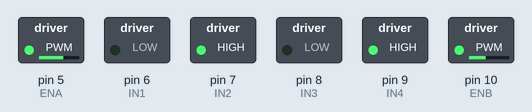
Simulated run of this sketch. Board: Arduino Uno, built with avr-gcc and run on an emulated ATmega328P. On the bench: switched loads named in the sketch (green lamp = pin HIGH).

Above: at 0.05 s.
At 0.95 s:
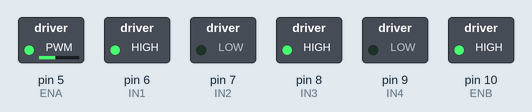
At 1.45 s:
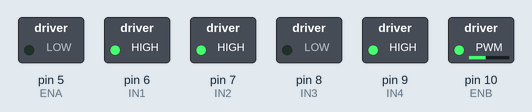
At 1.95 s:
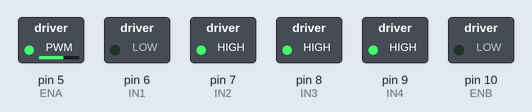
Timing chart, 0 to 4.6 s (numbered marks = the images above):
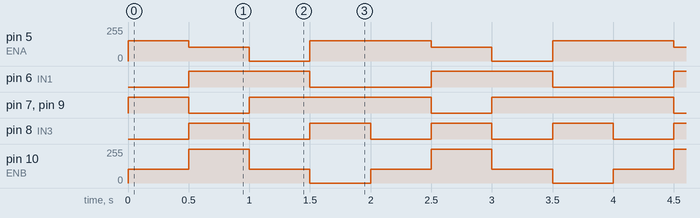

Measured:
- by itself, pin 5 (ENA): repeats every 2.0 s: 103/255 0.50 s, 0/255 0.50 s, 153/255 1.0 s
- by itself, pin 6 (IN1): alternates HIGH for 1.0 s and LOW for 1.0 s
- by itself, pin 7 (IN2), pin 9 (IN4): repeats every 2.0 s: LOW 0.50 s, HIGH 1.5 s
- by itself, pin 8 (IN3): alternates HIGH for 0.50 s and LOW for 0.50 s
- by itself, pin 10 (ENB): repeats every 2.0 s: 255/255 0.50 s, 105/255 0.50 s, 0/255 0.50 s, 105/255 0.50 s

The sketch:

test_motor.ino
```cpp
#define ENA 5
#define IN1 6
#define IN2 7
#define IN3 8
#define IN4 9
#define ENB 10

// RW_SPEED - LW_SPEED = 48
int RW_speed = 153, LW_speed = 105;

void setup() {
  // put your setup code here, to run once:
  pinMode (IN1, OUTPUT);
  pinMode (IN2, OUTPUT);
  pinMode (IN3, OUTPUT);
  pinMode (IN4, OUTPUT);

  Serial.begin(9600);
}

void loop() {
  // put your main code here, to run repeatedly:

  // front
  motor(RW_speed,LW_speed);
  delay (500);

  // back
  motor(-RW_speed,-LW_speed);
  delay (500);

  // right
  motor(0,LW_speed);
  delay (500);

  // left
  motor(RW_speed,0);
  delay (500);
}

void motor(int R_wheel, int L_wheel) {
  analogWrite(ENA, R_wheel);
  if (R_wheel > 0) {
    digitalWrite(IN1, LOW);
    digitalWrite(IN2, HIGH);
  }
  else if (R_wheel < 0) {
    digitalWrite(IN1, HIGH);
    digitalWrite(IN2, LOW);
  } else {
    digitalWrite(IN1, HIGH);
    digitalWrite(IN2, HIGH);
  }

  analogWrite(ENB, L_wheel);
  if (L_wheel > 0) {
    digitalWrite(IN3, LOW);
    digitalWrite(IN4, HIGH);
  }
  else if (L_wheel < 0) {
    digitalWrite(IN3, HIGH);
    digitalWrite(IN4, LOW);
  } else {
    digitalWrite(IN3, HIGH);
    digitalWrite(IN4, HIGH);
  }
}
```
